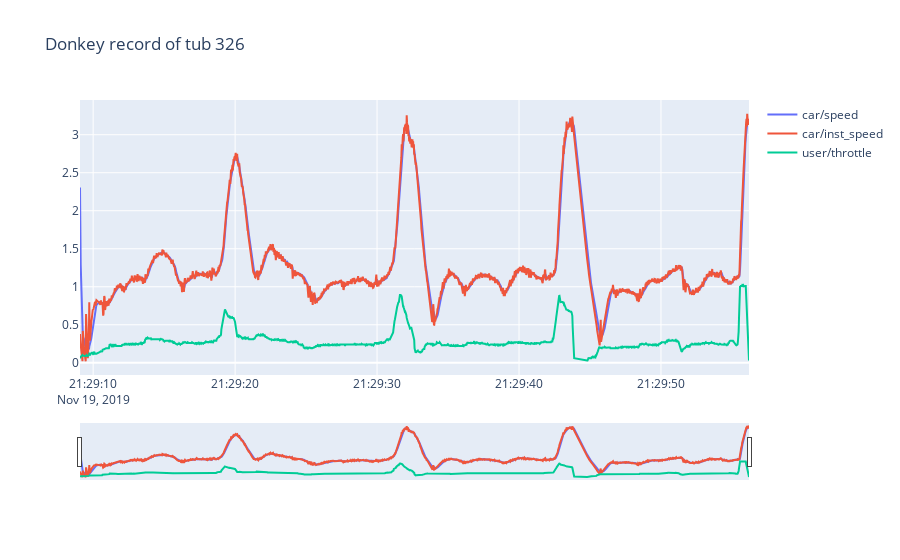

This figure's notebook cell:
### Markdown cell above
Use plotly to graph the values interactively.

### Code cell
import plotly.express as px
import plotly.graph_objects as go
fig = go.Figure()
t = df['timestamp']
for i in l:
    y = df[i]
    fig.add_trace(go.Scatter(x=t, y=y, name=i))
fig.update_layout(title_text='Donkey record of tub ' + str(tub_id),
                  xaxis_rangeslider_visible=True)
fig.show()

### Figure 1 — Plotly figure (JSON) as saved in the notebook; plotly's stock layout.template omitted (floating-point values rounded to 4 significant figures; data arrays with more than 128 entries replaced by an {"elided": "..."} marker saying what was removed)
{"data": [{"name": "car/speed", "type": "scatter", "x": {"elided": "1816 str values"}, "y": {"elided": "1816 float values"}}, {"name": "car/inst_speed", "type": "scatter", "x": {"elided": "1816 str values"}, "y": {"elided": "1816 float values"}}, {"name": "user/throttle", "type": "scatter", "x": {"elided": "1816 str values"}, "y": {"elided": "1816 float values"}}], "layout": {"title": {"text": "Donkey record of tub 326"}, "xaxis": {"rangeslider": {"visible": true}}}}
